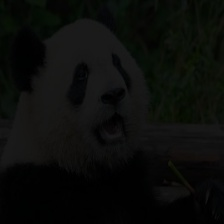
#> input picture Animal Classification/dataset/Bear/Bear_10_3.jpg, 224 x 224 px; its folder holds only this picture in this run
$ python augment_bears.py
#> lines starting #> are read from the running program, lines starting #| are printed output that depends on the picture
#> in main, img is the input picture: PIL image 224x224 RGB; mean R, G, B 10.8, 12.2, 10
"""
Augment Bear class images to balance dataset.
Generates synthetic variations using geometric and color transforms.
Target: ~100 images (from 20 originals)
"""

import os
import sys
import random
import numpy as np
from PIL import Image, ImageEnhance, ImageFilter
import logging

sys.path.insert(0, os.path.dirname(__file__))
from config import DATASET_PATH, SEED

logging.basicConfig(
    level=logging.INFO,
    format='%(asctime)s — %(levelname)s — %(message)s',
    datefmt='%H:%M:%S'
)
logger = logging.getLogger(__name__)

TARGET_COUNT = 100
BEAR_DIR = os.path.join(DATASET_PATH, 'Bear')


def random_augment(img):
    """Apply random augmentation to a PIL image."""
    # Random horizontal flip
    if random.random() > 0.5:
        img = img.transpose(Image.FLIP_LEFT_RIGHT)

    # Random rotation (-25 to 25 degrees)
    angle = random.uniform(-25, 25)
    img = img.rotate(angle, resample=Image.BILINEAR, fillcolor=(128, 128, 128))
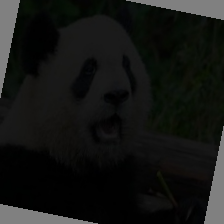
#> img: PIL image 224x224 RGB; mean R, G, B 20.3, 21.6, 19.6

    # Random crop and resize (zoom effect)
    if random.random() > 0.5:
        w, h = img.size
        crop_pct = random.uniform(0.8, 0.95)
        new_w, new_h = int(w * crop_pct), int(h * crop_pct)
        left = random.randint(0, w - new_w)
        top = random.randint(0, h - new_h)
        img = img.crop((left, top, left + new_w, top + new_h))
        img = img.resize((w, h), Image.BILINEAR)

    # Random brightness
    enhancer = ImageEnhance.Brightness(img)
    img = enhancer.enhance(random.uniform(0.7, 1.3))

    # Random contrast
    enhancer = ImageEnhance.Contrast(img)
    img = enhancer.enhance(random.uniform(0.7, 1.3))
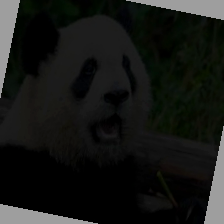
#> img: PIL image 224x224 RGB; mean R, G, B 22.5, 24.1, 21.5

    # Random saturation
    enhancer = ImageEnhance.Color(img)
    img = enhancer.enhance(random.uniform(0.6, 1.4))

    # Random blur (mild)
    if random.random() > 0.7:
        img = img.filter(ImageFilter.GaussianBlur(radius=random.uniform(0.5, 1.5)))

    # Random sharpness
    enhancer = ImageEnhance.Sharpness(img)
    img = enhancer.enhance(random.uniform(0.5, 1.5))

    return img


def main():
    random.seed(SEED)
    np.random.seed(SEED)

    # Get original images (those without numbers after underscore pattern)
    all_files = [f for f in os.listdir(BEAR_DIR)
                 if f.lower().endswith(('.jpg', '.jpeg', '.png'))]

    # Separate originals from augmented
    originals = [f for f in all_files if '_' not in f.split('.')[0].replace('Bear', '')]
    if len(originals) < 5:
        originals = all_files[:10]  # fallback

    logger.info(f"Found {len(originals)} original Bear images, {len(all_files)} total")

    existing = len(all_files)
    to_generate = TARGET_COUNT - existing

    if to_generate <= 0:
        logger.info(f"Bear class already has {existing} images (target: {TARGET_COUNT}). Skipping.")
        return

    logger.info(f"Generating {to_generate} new Bear images to reach {TARGET_COUNT}...")

    generated = 0
    while generated < to_generate:
        src_file = random.choice(originals)
        src_path = os.path.join(BEAR_DIR, src_file)
        img = Image.open(src_path).convert('RGB')
        img = img.resize((224, 224))

        augmented = random_augment(img)

        new_name = f"Bear_aug_{existing + generated + 1:03d}.jpg"
        new_path = os.path.join(BEAR_DIR, new_name)
        augmented.save(new_path, 'JPEG', quality=90)

        generated += 1
        if generated % 10 == 0:
            logger.info(f"  Generated {generated}/{to_generate}...")

    final_count = len([f for f in os.listdir(BEAR_DIR)
                       if f.lower().endswith(('.jpg', '.jpeg', '.png'))])
#> final_count = 1
    logger.info(f"Done! Bear class now has {final_count} images.")


if __name__ == '__main__':
    main()
